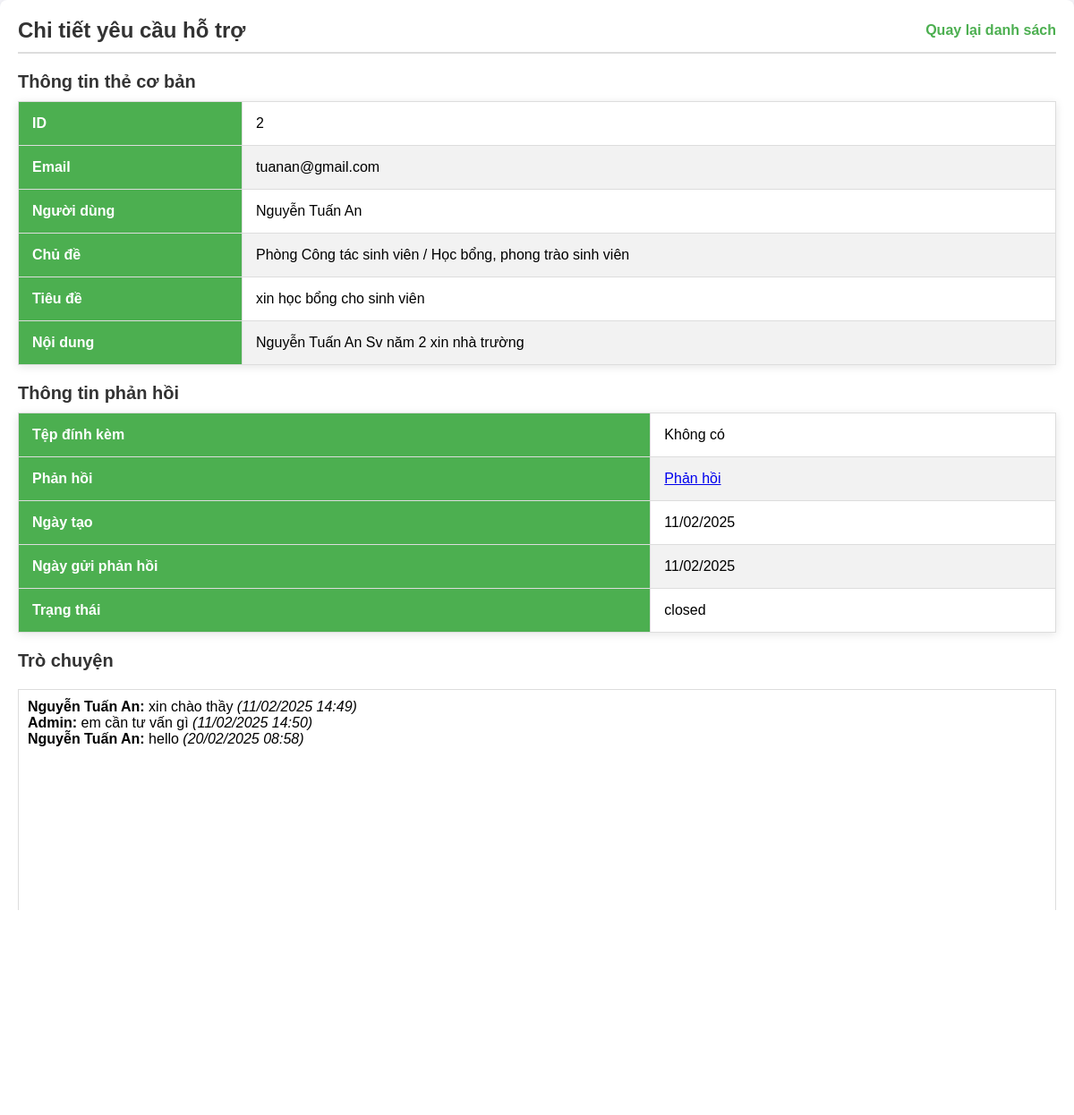
Screenshot of /support/request/2/ with the database file from the repository.
### app/models.py (models this page shows, shortened)
class SupportRequest(models.Model):
    email = models.EmailField(max_length=120)
    user = models.CharField(max_length=80)
    topic = models.CharField(max_length=120)
    request_title = models.CharField(max_length=200)
    request_content = models.TextField()
    attachment = models.FileField(upload_to='uploads/', null=True, blank=True)
    response = models.TextField(null=True, blank=True)
    created_at = models.DateTimeField(auto_now_add=True)  # Thêm trường created_at
    response_date = models.DateTimeField(null=True, blank=True)  # Thêm trường response_date
    STATUS_CHOICES = [
        ('open', 'Open'),
        ('closed', 'Closed'),
    ]
    status = models.CharField(max_length=10, choices=STATUS_CHOICES, default='open')  # Thêm trường status

class ChatMessage(models.Model):
    support_request = models.ForeignKey(SupportRequest, related_name='messages', on_delete=models.CASCADE)
    sender = models.CharField(max_length=80)
    message = models.TextField()
    timestamp = models.DateTimeField(auto_now_add=True)

### app/views.py (the view)
# urls.py: path('support/request/<int:request_id>/', views.view_details, name='view_details'),
def view_details(request, request_id):
    support_request = get_object_or_404(SupportRequest, id=request_id)
    return render(request, 'app/support/view_details.html', {'request': support_request})

### app/templates/app/support/view_details.html (shortened to what this page needs)
<!DOCTYPE html>
<html lang="en">
  <head>
    {% load static %}
  </head>
  <body>
    <div class="content">
      <div class="header">
        <div class="title">Chi tiết yêu cầu hỗ trợ</div>
        <div class="actions">
          <a href="{% url 'admin_support_requests' %}">Quay lại danh sách</a>
        </div>
      </div>
      <div class="section">
        <h2>Thông tin thẻ cơ bản</h2>
        <table class="detail-table">
          <tbody>
            <tr>
              <th>ID</th>
              <td>{{ request.id }}</td>
            </tr>
            <tr>
              <th>Email</th>
              <td>{{ request.email }}</td>
            </tr>
            <tr>
              <th>Người dùng</th>
              <td>{{ request.user }}</td>
            </tr>
            <tr>
              <th>Chủ đề</th>
              <td>{{ request.topic }}</td>
            </tr>
            <tr>
              <th>Tiêu đề</th>
              <td>{{ request.request_title }}</td>
            </tr>
            <tr>
              <th>Nội dung</th>
              <td>{{ request.request_content }}</td>
            </tr>
          </tbody>
        </table>
      </div>
      <div class="section">
        <h2>Thông tin phản hồi</h2>
        <table class="detail-table">
          <tbody>
            <tr>
              <th>Tệp đính kèm</th>
              <td>
                {% if request.attachment %}
                <a href="{% static 'uploads/' %}{{ request.attachment }}"
                  >Tải xuống</a
                >
                {% else %} Không có {% endif %}
              </td>
            </tr>
            <tr>
              <th>Phản hồi</th>
              <td><a href="{% url 'respond' request.id %}">Phản hồi</a></td>
            </tr>
            <tr>
              <th>Ngày tạo</th>
              <td>{{ request.created_at|date:"d/m/Y" }}</td>
            </tr>
            <tr>
              <th>Ngày gửi phản hồi</th>
              <td>{{ request.response_date|date:"d/m/Y" }}</td>
            </tr>
            <tr>
              <th>Trạng thái</th>
              <td>{{ request.status }}</td>
            </tr>
          </tbody>
        </table>
      </div>
      <div class="section">
        <h2>Trò chuyện</h2>
        <div class="chat-container">
          <div class="chat-messages">
            {% for message in request.messages.all %}
            <div>
              <strong>{{ message.sender }}:</strong> {{ message.message }}
              <em>({{ message.timestamp|date:"d/m/Y H:i" }})</em>
            </div>
            {% endfor %}
          </div>
          <div class="form-container">
            <form method="POST" action="{% url 'send_message' request.id %}">
              <textarea name="message" rows="3"></textarea>
              <button type="submit">Gửi</button>
            </form>
          </div>
        </div>
      </div>
    </div>
  </body>
</html>

### app/templates/app/support/view_details.html (style rules this page uses)
body { font-family: Arial, sans-serif; background-color: #f4f4f9; margin: 0; padding: 0; }
.content { max-width: 1200px; margin: 0 auto; padding: 20px; background-color: #fff; border-radius: 8px; box-shadow: 0 2px 10px rgba(0, 0, 0, 0.1); }
.header { display: flex; justify-content: space-between; align-items: center; margin-bottom: 20px; padding-bottom: 10px; border-bottom: 2px solid #ddd; }
.header .title { font-size: 24px; font-weight: bold; color: #333; }
.header .actions { display: flex; gap: 10px; }
.header .actions a { text-decoration: none; color: #4caf50; font-weight: bold; }
.section { margin-bottom: 20px; }
.section h2 { font-size: 20px; margin-bottom: 10px; color: #333; text-align: left; }
.detail-table { width: 100%; border-collapse: collapse; background-color: white; box-shadow: 0 2px 10px rgba(0, 0, 0, 0.1); }
.detail-table th, .detail-table td { padding: 15px; text-align: left; border: 1px solid #ddd; }
.detail-table th { background-color: #4caf50; color: white; }
.detail-table tr:nth-child(even) { background-color: #f2f2f2; }
.chat-container { width: 100%; margin: 20px auto; }
.chat-messages { border: 1px solid #ddd; padding: 10px; height: 300px; overflow-y: scroll; }
.form-container { margin-top: 10px; }
.form-container textarea { width: 100%; padding: 10px; border: 1px solid #ddd; border-radius: 4px; resize: vertical; }
.form-container button { margin-top: 10px; padding: 10px 20px; background-color: #4caf50; color: white; border: none; border-radius: 4px; cursor: pointer; }

### rows the page displays
SupportRequest: id "2", email "tuanan@gmail.com", user "Nguyễn Tuấn An", topic "Phòng Công tác sinh viên / Học bổng, phong trào sinh viên", request_title "xin học bổng cho sinh viên", request_content "Nguyễn Tuấn An Sv năm 2 xin nhà trường", created_at "11/02/2025", response_date "11/02/2025", status "closed"
ChatMessage: sender "Nguyễn Tuấn An", message "xin chào thầy", timestamp "11/02/2025 14:49"
ChatMessage: sender "Admin", message "em cần tư vấn gì", timestamp "11/02/2025 14:50"
ChatMessage: sender "Nguyễn Tuấn An", message "hello", timestamp "20/02/2025 08:58"
